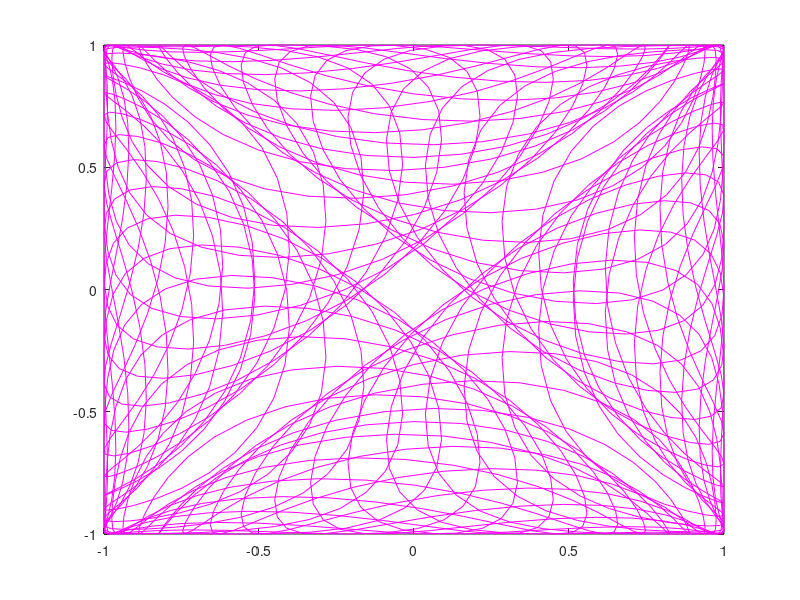

The MATLAB source for this figure:
set(0, 'DefaultFigureRenderer', 'painters')
t = 0:pi/1000:2*pi;
x = cos(t+sin(50*t));
y = sin(t+cos(50*t));
plot(x, y, "m-");